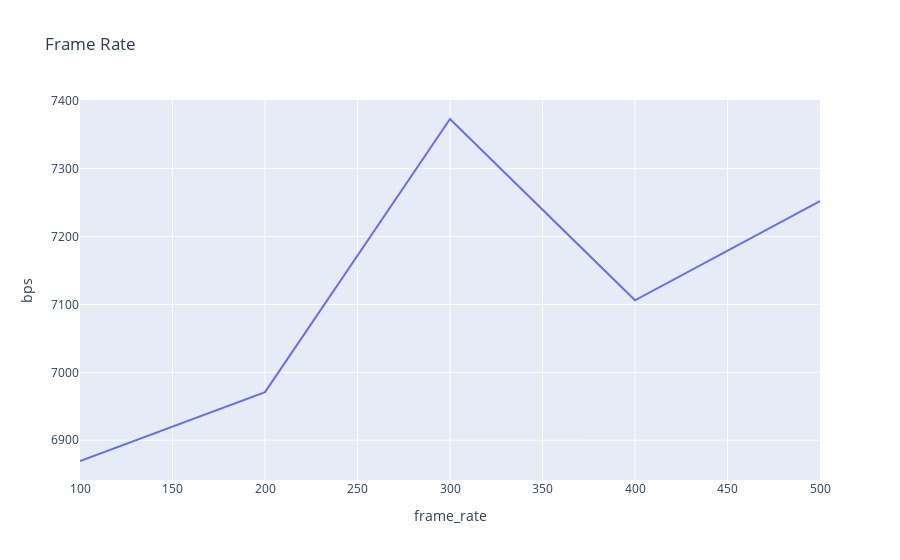

The cell this chart's notebook holds for it:
### Code cell
df_frame_rate = df.groupby(["frame_rate"]).mean().reset_index()
fig = px.line(df_frame_rate.sort_values("frame_rate"), x="frame_rate", y="bps", title="Frame Rate")
fig.show()

### Figure 1 — Plotly figure (JSON) as saved in the notebook; plotly's stock layout.template omitted (floating-point values rounded to 4 significant figures)
{"data": [{"hovertemplate": "frame_rate=%{x}<br>bps=%{y}<extra></extra>", "legendgroup": "", "line": {"color": "#636efa", "dash": "solid"}, "marker": {"symbol": "circle"}, "mode": "lines", "name": "", "orientation": "v", "showlegend": false, "type": "scatter", "x": [100, 200, 300, 400, 500], "xaxis": "x", "y": [6869.0, 6971.0, 7373.0, 7106.0, 7252.0], "yaxis": "y"}], "layout": {"legend": {"tracegroupgap": 0}, "title": {"text": "Frame Rate"}, "xaxis": {"anchor": "y", "domain": [0, 1], "title": {"text": "frame_rate"}}, "yaxis": {"anchor": "x", "domain": [0, 1], "title": {"text": "bps"}}}}
